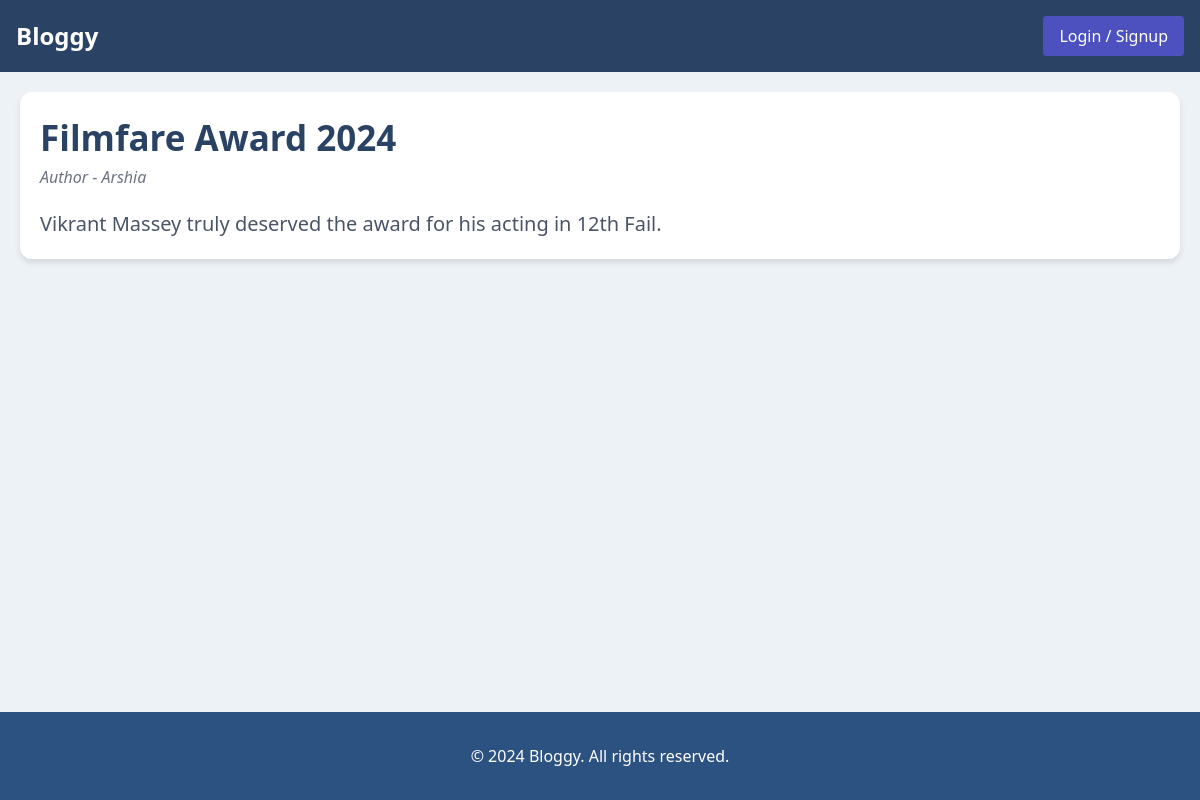
Page /blog/1708776842.172973 on the committed database.
### utils/db.py (models this page shows)
class Blog(db.Model):
    blogId = db.Column(db.String(50), primary_key=True)
    title = db.Column(db.String(100), nullable=False)
    body = db.Column(db.String(1000), nullable=False)
    imageURI = db.Column(db.String(50), nullable=True)
    blogsCreated = db.relationship('AllBlogs', backref='blog', cascade='all, delete-orphan')

class AllBlogs(db.Model):
    userName = db.Column(db.String(50), db.ForeignKey('user.userName', ondelete='CASCADE'), primary_key=True)
    blogId = db.Column(db.String(50), db.ForeignKey('blog.blogId', ondelete='CASCADE'), primary_key=True)

### main.py (the view)
@app.route('/blog/<string:blogId>')
def blog(blogId):
    blogs = AllBlogs.query.all()
    for blog in blogs:
        if blog.blogId== blogId:
            userName= blog.userName
            break
    blogDetail= Blog.query.get(blogId)
    title = blogDetail.title
    body = blogDetail.body
    return render_template('blog.html', title=title, author=userName, content=body)

### templates/blog.html (shortened to what this page needs)
<!DOCTYPE html>
<html lang="en">
<head>
    <link rel="stylesheet" href="/static/home.css">
    <link rel="stylesheet" href="https://cdn.jsdelivr.net/npm/tailwindcss@2.2.19/dist/tailwind.min.css">
</head>
<body>
    <nav class="navbar p-4 flex justify-between items-center">
        <a href="/"><div class="text-white text-2xl font-bold">Bloggy</div></a>
        {% if "userName" in session %}
        <a href="/logout"><button class="text-white px-4 py-2 rounded logout">Logout</button></a>
        {% else %}
        <a href="/login"><button class="text-white px-4 py-2 rounded">Login / Signup</button></a>
        {% endif %}
    </nav>
    <div class="blog-card-one-blog-showing">
        <h1 class="blog-title">{{title}}</h1>
        <p class="blog-author">Author - {{author}}</p>
        <p class="blog-body">
            {{content}}
        </p>
    </div>
    <footer>
        <p>&copy; 2024 Bloggy. All rights reserved.</p>
    </footer>
</body>
</html>

### static/home.css (style rules this page uses)
body { display: flex; flex-direction: column; min-height: 100vh; background-color: #edf2f7; font-family: 'Poppins', sans-serif; }
.blog-card-one-blog-showing { background-color: #ffffff; border-radius: 12px; box-shadow: 0 4px 6px rgba(0, 0, 0, 0.1); margin: 20px; padding: 20px; }
.blog-title { font-size: 35px; font-weight: bold; color: #2a4365; }
.blog-author { font-style: italic; color: #6b7280; }
.blog-body { margin-top: 20px; color: #4a5568; font-size: 20px; }
.navbar { background-color: #2a4365; }
.navbar button { background-color: #4c51bf; transition: background-color 0.3s ease; }
footer { text-align: center; margin-top: auto; background-color: #2c5282; color: #ffffff; padding: 2rem 0; text-align: center; }

### rows in the picture
Blog: title "Filmfare Award 2024", body "Vikrant Massey truly deserved the award for his acting in 12th Fail."
AllBlogs: userName "Arshia"
